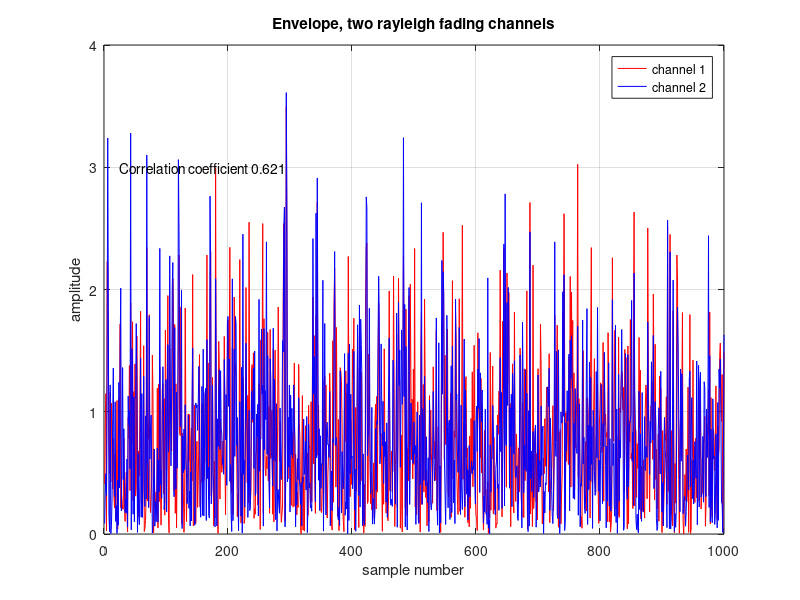
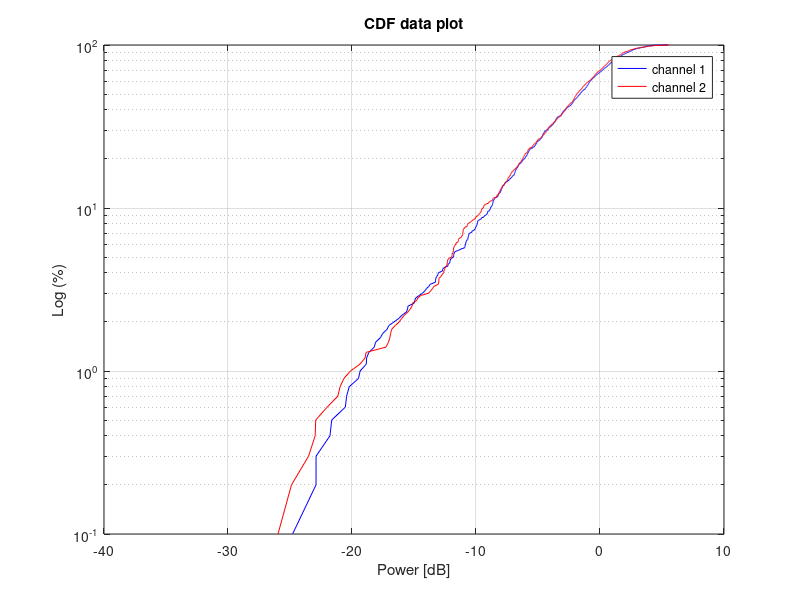
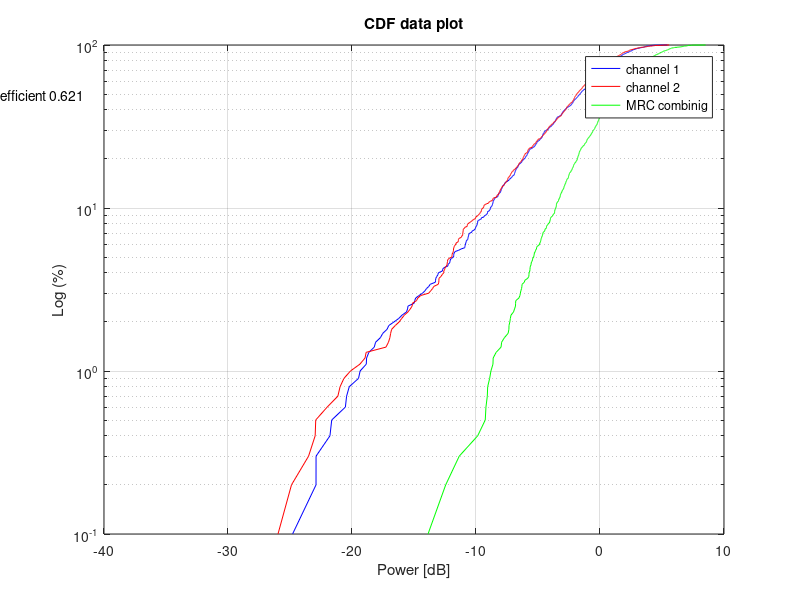

Write MATLAB code to recreate these figures, in order.
% MM2 excercise 2 a,b
clear all
close all

% excercise 1.2 a
N = 1000;
% correlated channels
p = .8;             % correlation coeffiecient
x = randn(1,N);     % random channel 1 (in-phase part)
y = randn(1,N);     % random channel 2 (in-phase part)
x1 = randn(1,N);
y1 = randn(1,N);

a = x;      % channel 1
a1 = x1;
for i = 1:N
    b(i) = (sqrt(1-p^2))*y(i)+p*x(i);   % channel 2, with correlation p to channel 1
    b1(i) = (sqrt(1-p^2))*y1(i)+p*x1(i);
end
u = a .* exp(-j*a1);
v = b .* exp(-j*b1);

% check correlation coefficient, can use both functions for same result,
% corrcoeff best for matrix coefficient
check_correlation = (corr(abs(u'),abs(v')))          
abs(corrcoef(u',v'))

corr_value = char(sprintf('Correlation coefficient %.3f',check_correlation));

figure()  % envelope of channels
plot(abs(u),'color','r'); hold on; grid on;
plot(abs(v),'color','b');
text(25,3,corr_value);
title('Envelope, two rayleigh fading channels');
xlabel('sample number');
ylabel('amplitude');
legend('channel 1','channel 2')


% Make the CDF plot of the two channels
u_db = 10*log10(abs(u));    % convert to dB
v_db = 10*log10(abs(v));
H1 = sort(u_db);            % sort for CDF
H2 = sort(v_db);

figure()
Percent_Axis = linspace (0 ,100 , N);
semilogy(H1,Percent_Axis,'b'); hold on; grid on;
semilogy(H2,Percent_Axis,'r');
xlabel('Power [dB]')
ylabel('Log (%)')
title('CDF data plot')
legend('channel 1','channel 2')


% excercise 1.2 b

%H = [u(1,1), v(1,1)];

% Maximum Ratio Combining
% Summing the power of the two signals, we assume a constant noise floor,
% so the noise can and is placed outside the sum.
% we are summing powers because the weights are  r*/N , and since N are the
% same for both signals, we end up summing the power of H1 and H2.
Max_ratio = (abs(u))+(abs(v));
Max_ratio_dB = 10*log10(Max_ratio);
Max_ratio_sort = sort(Max_ratio_dB);


figure()
Percent_Axis = linspace (0 ,100 , N);
semilogy(H1,Percent_Axis,'b'); hold on; grid on;
semilogy(H2,Percent_Axis,'r');
semilogy(Max_ratio_sort,Percent_Axis,'g');
text(-55,50,corr_value);
xlabel('Power [dB]')
ylabel('Log (%)')
title('CDF data plot')
legend('channel 1','channel 2','MRC combinig')
